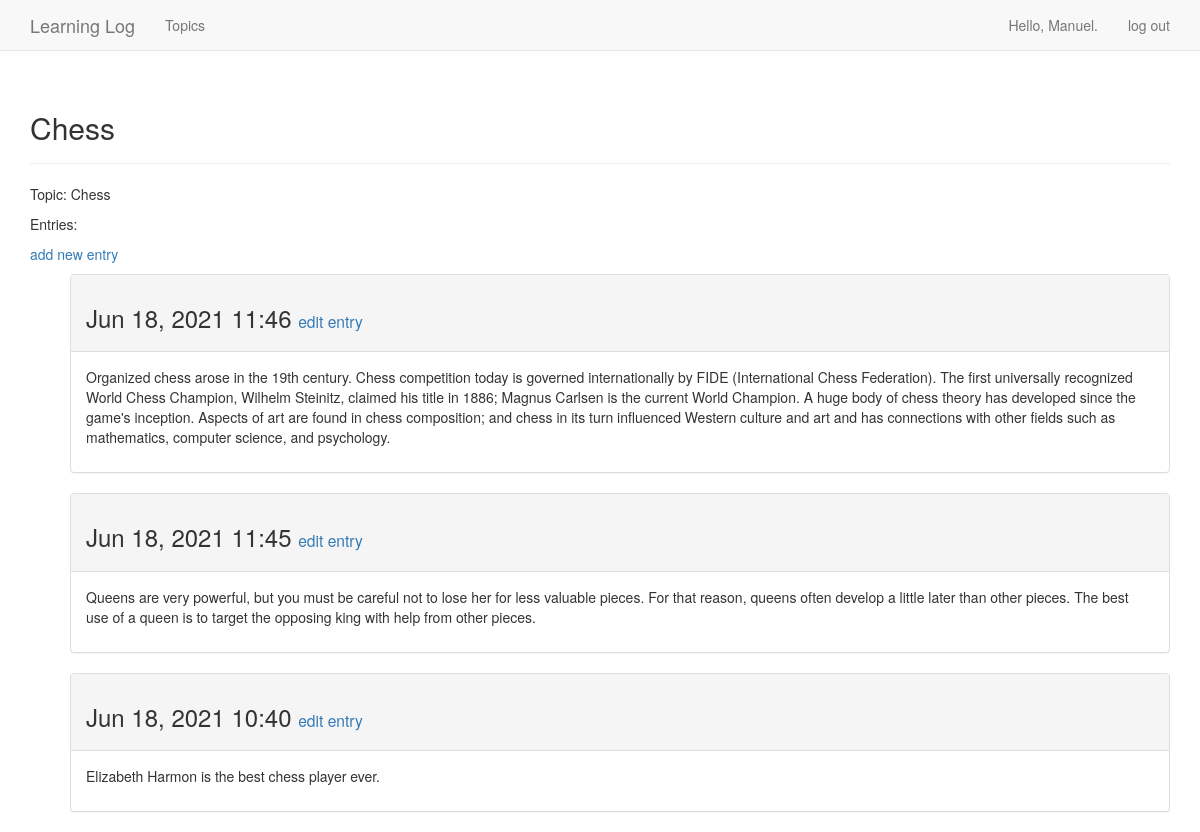
Screenshot of /topic/1/ (signed in) with the database file from the repository.
### learning_logs/models.py (models this page shows, shortened)
class Topic(models.Model):
	text = models.CharField(max_length=200)
	date_added = models.DateTimeField(auto_now_add=True)
	owner = models.ForeignKey(User, on_delete=models.CASCADE)
	def __str__(self):
		return self.text

class Entry(models.Model):
	topic = models.ForeignKey(Topic, on_delete=models.CASCADE)
	text = models.TextField()
	date_added = models.DateTimeField(auto_now_add=True)
	class Meta:
		verbose_name_plural = 'entries'

### learning_logs/views.py (the view)
# urls.py: path('topic/<topic_id>/', topic, name='topic'),
@login_required
def topic(request, topic_id):
	topic = Topic.objects.get(id=topic_id)
	if topic.owner != request.user:
		raise Http404
	entries = topic.entry_set.order_by('-date_added')
	context = {'topic': topic, 'entries': entries}
	return render(request, 'learning_logs/topic.html', context)

### learning_logs/templates/learning_logs/topic.html
{% extends "learning_logs/base.html" %}
{% block header %}
	<h2>{{ topic }}</h2>
{% endblock header %}
{% block content %}
	<p>Topic: {{ topic }}</p>
	<p>Entries:</p>
	<p>
		<a href="{% url 'learning_logs:new_entry' topic.id %}">add new entry</a>
	</p>
	<ul>
		{% for entry in entries %}
			<div class="panel panel-default">
			  <div class="panel-heading">
			    <h3>
			      {{ entry.date_added|date:'M d, Y H:i' }}
			      <small>
			        <a href="{% url 'learning_logs:edit_entry' entry.id %}">
			          edit entry</a>
			      </small>
			    </h3>
			  </div>
			  <div class="panel-body">
			    {{ entry.text|linebreaks }}
			  </div>
			</div>
		{% empty %}
			There are no entries for this topic yet.
		{% endfor %}
	</ul>
{% endblock content %}

### learning_logs/templates/learning_logs/base.html (shortened to what this page needs)
{% load bootstrap3 %}
<!DOCTYPE html>
<html lang="en">
  <head>
    {% bootstrap_css %}
  </head>
  <body>
	<nav class="navbar navbar-default navbar-static-top">
	  <div class="container">
	    <div class="navbar-header">
	      <a class="navbar-brand" href="{% url 'learning_logs:index' %}">
	        Learning Log</a>
	    </div>
	    <div id="navbar" class="navbar-collapse collapse">
	      <ul class="nav navbar-nav">
	        <li><a href="{% url 'learning_logs:topics' %}">Topics</a></li>
	      </ul>
	      <ul class="nav navbar-nav navbar-right">
	        {% if user.is_authenticated %}
	        <li><a>Hello, {{ user.username }}.</a></li>
	        <li><a href="{% url 'users:logout' %}">log out</a></li>
	        {% else %}
	        <li><a href="{% url 'users:register' %}">register</a></li>
	        <li><a href="{% url 'users:login' %}">log in</a></li>
	        {% endif %}
	      </ul>
	    </div>
	  </div>
	</nav>
	<div class="container">
	  <div class="page-header">
	    {% block header %}{% endblock header %}
	  </div>
	  <div>
	    {% block content %}{% endblock content %}
	  </div>
	</div>
  </body>

### rows the page displays
Topic: text "Chess"
Entry: date_added "Jun 18, 2021 11:46", text "Organized chess arose in the 19th century. Chess competition today is governed internationally by FIDE (International Chess Federation). The first universally recognized World Chess Champion, Wilhelm Steinitz, claimed his title in 1886; Magnus Carlsen is the current World Champion. A huge body of chess theory has developed since the game's inception. Aspects of art are found in chess composition; and chess in its turn influenced Western culture and art and has connections with other fields such as mathematics, computer science, and psychology."
Entry: date_added "Jun 18, 2021 11:45", text "Queens are very powerful, but you must be careful not to lose her for less valuable pieces. For that reason, queens often develop a little later than other pieces. The best use of a queen is to target the opposing king with help from other pieces."
Entry: date_added "Jun 18, 2021 10:40", text "Elizabeth Harmon is the best chess player ever."

### other values shown
{{ user.username }} "Manuel"
